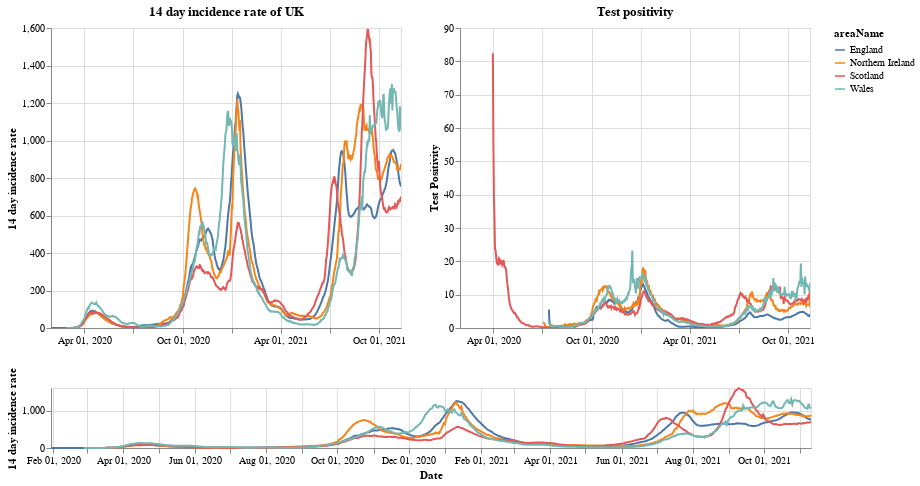

This figure's notebook cell:
### Markdown cell above
# Plots

First a plot with each country in the UK. The top right shows the positivity rate for (which is the percentage of registered tests which were positive) while the top left is the 14 day incidence rate. The bottom chart can be used to select the timeframe (does not work on a mobile device).

### Code cell
#collapse
brush = alt.selection(type='interval', name='DateBrush',encodings=['x'],fields=['Time'])
leg_selection = alt.selection_multi(fields=['areaName'], bind='legend')

base = alt.Chart(uk_cases).mark_line().encode(
    x=alt.X("yearmonthdate(date):T", axis=alt.Axis(title='Date')),
    y=alt.Y("twoWeeklyCasesRate:Q", axis=alt.Axis(title='14 day incidence rate')),
    tooltip=['areaName', 'date','twoWeeklyCasesRate', 'testPositivity'],
    color='areaName',
    opacity=alt.condition(leg_selection, alt.value(2), alt.value(0.1))
).add_selection(leg_selection).properties(width=350)

upper = base.encode(alt.X('yearmonthdate(date):T', axis=alt.Axis(title=''),
                         scale=alt.Scale(domain=brush))
                   ).properties(title=f'14 day incidence rate of UK')
upper_right = upper.encode(alt.Y('testPositivity:Q', axis=alt.Axis(title='Test Positivity'))).properties(title='Test positivity')
lower = base.properties(height=60, width = 760).add_selection(brush)

(upper | upper_right) & lower

### Figure 1 — Vega-Lite specification as saved in the notebook (floating-point values rounded to 4 significant figures; data arrays with more than 128 entries replaced by an {"elided": "..."} marker saying what was removed)
{"config": {"view": {"continuousWidth": 400, "continuousHeight": 300}}, "vconcat": [{"hconcat": [{"mark": "line", "encoding": {"color": {"type": "nominal", "field": "areaName"}, "opacity": {"condition": {"value": 2, "selection": "selector001"}, "value": 0.1}, "tooltip": [{"type": "nominal", "field": "areaName"}, {"type": "temporal", "field": "date"}, {"type": "quantitative", "field": "twoWeeklyCasesRate"}, {"type": "quantitative", "field": "testPositivity"}], "x": {"type": "temporal", "axis": {"title": ""}, "field": "date", "scale": {"domain": {"selection": "DateBrush"}}, "timeUnit": "yearmonthdate"}, "y": {"type": "quantitative", "axis": {"title": "14 day incidence rate"}, "field": "twoWeeklyCasesRate"}}, "selection": {"selector001": {"type": "multi", "fields": ["areaName"], "bind": "legend"}}, "title": "14 day incidence rate of UK", "width": 350}, {"mark": "line", "encoding": {"color": {"type": "nominal", "field": "areaName"}, "opacity": {"condition": {"value": 2, "selection": "selector001"}, "value": 0.1}, "tooltip": [{"type": "nominal", "field": "areaName"}, {"type": "temporal", "field": "date"}, {"type": "quantitative", "field": "twoWeeklyCasesRate"}, {"type": "quantitative", "field": "testPositivity"}], "x": {"type": "temporal", "axis": {"title": ""}, "field": "date", "scale": {"domain": {"selection": "DateBrush"}}, "timeUnit": "yearmonthdate"}, "y": {"type": "quantitative", "axis": {"title": "Test Positivity"}, "field": "testPositivity"}}, "selection": {"selector001": {"type": "multi", "fields": ["areaName"], "bind": "legend"}}, "title": "Test positivity", "width": 350}]}, {"mark": "line", "encoding": {"color": {"type": "nominal", "field": "areaName"}, "opacity": {"condition": {"value": 2, "selection": "selector001"}, "value": 0.1}, "tooltip": [{"type": "nominal", "field": "areaName"}, {"type": "temporal", "field": "date"}, {"type": "quantitative", "field": "twoWeeklyCasesRate"}, {"type": "quantitative", "field": "testPositivity"}], "x": {"type": "temporal", "axis": {"title": "Date"}, "field": "date", "timeUnit": "yearmonthdate"}, "y": {"type": "quantitative", "axis": {"title": "14 day incidence rate"}, "field": "twoWeeklyCasesRate"}}, "height": 60, "selection": {"selector001": {"type": "multi", "fields": ["areaName"], "bind": "legend"}, "DateBrush": {"type": "interval", "encodings": ["x"], "fields": ["Time"]}}, "width": 760}], "data": {"name": "data-ddae13fa8cac47aa08bbcf5d09aaa14b"}, "$schema": "https://vega.github.io/schema/vega-lite/v4.8.1.json", "datasets": {"data-ddae13fa8cac47aa08bbcf5d09aaa14b": {"elided": "2512 records"}}}
